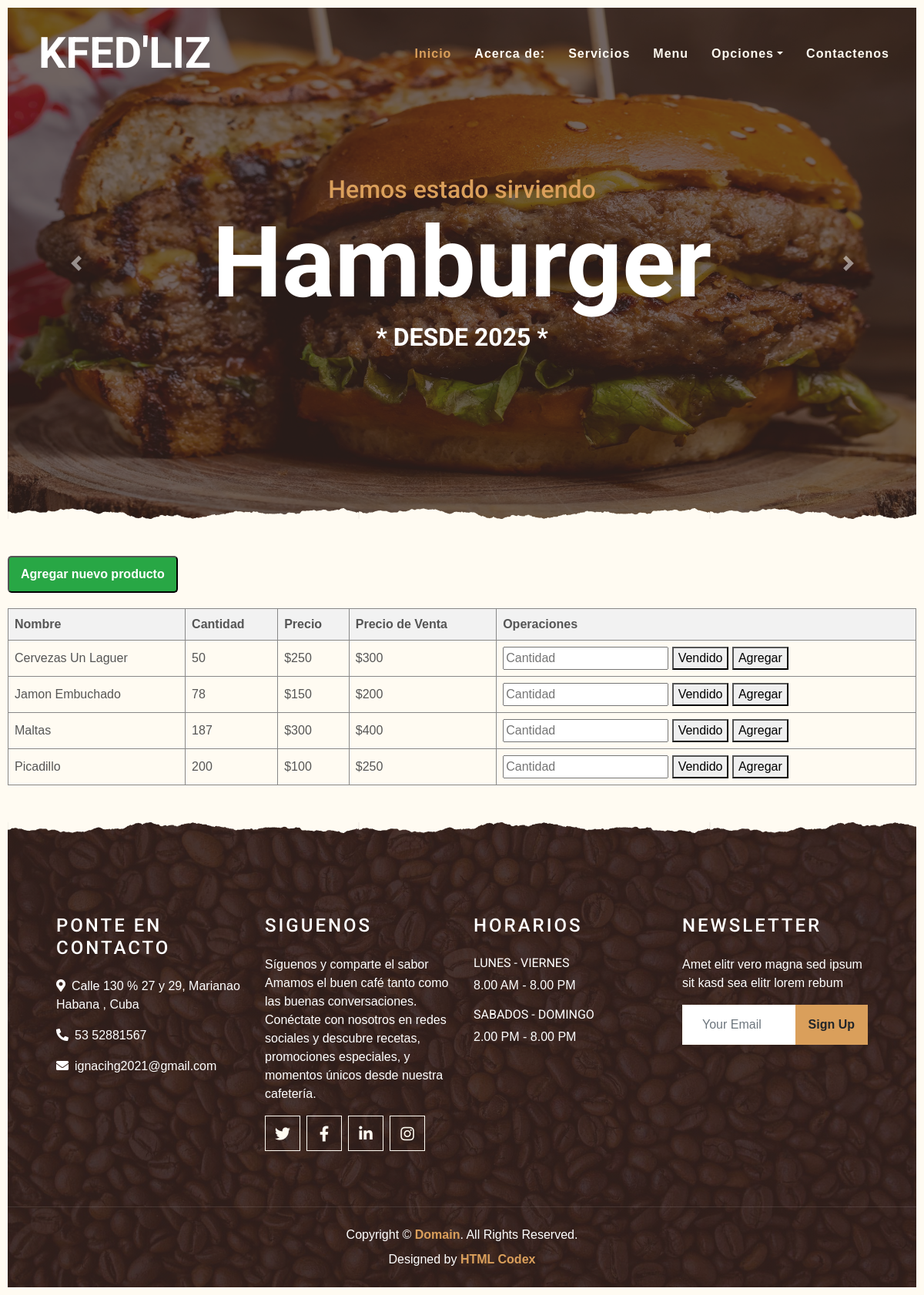
The app's page /Inventario, older data.
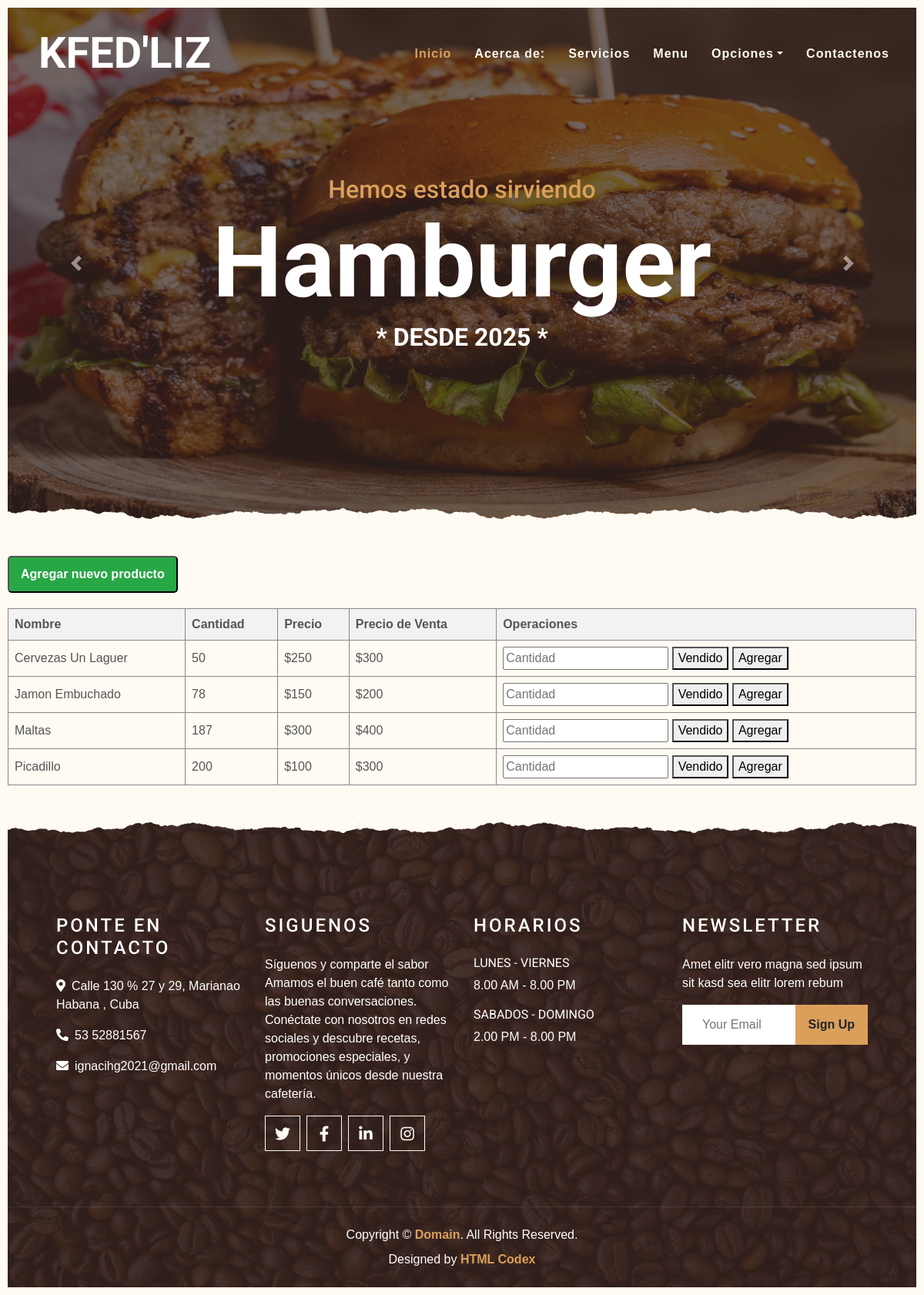
The same page, newer data.
### tables this page shows
CREATE TABLE "productos" (
	"Nombre"	TEXT NOT NULL UNIQUE,
	"id"	INTEGER NOT NULL UNIQUE,
	"Cantidad"	NUMERIC NOT NULL,
	"Unidad"	TEXT,
	"Precio"	NUMERIC NOT NULL,
	"figura"	TEXT,
	"Tipo"	TEXT,
	"Descripcion"	TEXT,
	"PrecioV"	NUMERIC NOT NULL,
	PRIMARY KEY("id")
);

### api/__init__.py (the view)
    @app.route('/Inventario')
    def inventario():
        db = get_db()
        productos = db.execute('SELECT * FROM productos').fetchall()
        return render_template('Inventario.html', productos=productos)

### api/db.py (called while the page is built)
def get_db():
    if 'db' not in g:
        g.db = sqlite3.connect(
            current_app.config['DATABASE'],
            detect_types=sqlite3.PARSE_DECLTYPES
        )
        g.db.row_factory = sqlite3.Row
    return g.db

### templates/Inventario.html (shortened to what this page needs)
{% extends 'index.html' %}
{% block contenido%}
<head>
</head>
<div style="margin-bottom: 20px;">
	 <button onclick="abrirModal()" class="btn-agregar">Agregar nuevo producto</button>
</div>
<table id="tablaProductos">
    <thead>
        <tr>
            <th>Nombre</th>
            <th>Cantidad</th>
            <th>Precio</th>
            <th>Precio de Venta</th>
            <th>Operaciones</th>
        </tr>
    </thead>
    <tbody>
        {% for producto in productos %}
        <tr>
            <td>{{ producto['nombre'] }}</td>
            <td>{{ producto['cantidad'] }}</td>
            <td>${{ producto['precio'] }}</td>
            <td>${{ producto['precioV'] }}</td>
            <td>
                <form action="/vender/{{ producto['id'] }}" method="post" style="display:inline;">
                    <input type="number" name="cantidad_vendida" min="1"  placeholder="Cantidad" required>
                    <button type="submit">Vendido</button>
                    <button type="submit" formaction="/Incremento/{{ producto['id'] }}" name="accion" value="agregar" onclick="desactivarValidacion()">Agregar</button>
                </form>
            </td>
        </tr>
        {% endfor %}
    </tbody>
</table>
{% endblock %}

### templates/index.html (shortened to what this page needs)
<!DOCTYPE html>
<html lang="en">
<head>
    <link href="https://cdnjs.cloudflare.com/ajax/libs/font-awesome/5.10.0/css/all.min.css" rel="stylesheet">
    <link href="{{ url_for('static', filename='lib/owlcarousel/assets/owl.carousel.min.css') }}" rel="stylesheet">
    <link href="{{ url_for('static', filename='lib/tempusdominus/css/tempusdominus-bootstrap-4.min.css') }}" rel="stylesheet" />
    <link rel="stylesheet" href="{{ url_for('static', filename='css/style.min.css') }}">
</head>
<body>
    <div class="container-fluid p-0 nav-bar">
        <nav class="navbar navbar-expand-lg bg-none navbar-dark py-3">
            <a href="index.html" class="navbar-brand px-lg-4 m-0">
                <h1 class="m-0 display-4 text-uppercase text-white">KfeD'Liz</h1>
            </a>
            <div class="collapse navbar-collapse justify-content-between" id="navbarCollapse">
                <div class="navbar-nav ml-auto p-4">
                    <a href="index.html" class="nav-item nav-link active">Inicio</a>
                    <a href="about.html" class="nav-item nav-link">Acerca de:</a>
                    <a href="service.html" class="nav-item nav-link">Servicios</a>
                    <a href="menu.html" class="nav-item nav-link">Menu</a>
                    <div class="nav-item dropdown">
                        <a href="#" class="nav-link dropdown-toggle" data-toggle="dropdown">Opciones</a>
                    </div>
                    <a href="contact.html" class="nav-item nav-link">Contactenos</a>
                </div>
            </div>
        </nav>
    </div>
    <div class="container-fluid p-0 mb-5">
        <div id="blog-carousel" class="carousel slide overlay-bottom" data-ride="carousel">
            <div class="carousel-inner">
                <div class="carousel-item active">
                    <img class="w-100" src="{{ url_for('static', filename='img/Hamburguezas.jpg') }}" alt="Image">
                    <div class="carousel-caption d-flex flex-column align-items-center justify-content-center">
                        <h2 class="text-primary font-weight-medium m-0">Hemos estado sirviendo</h2>
                        <h1 class="display-1 text-white m-0">Hamburger</h1>
                        <h2 class="text-white m-0">* DESDE 2025 *</h2>
                    </div>
                </div>
            </div>
            <a class="carousel-control-prev" href="#blog-carousel" data-slide="prev">
                <span class="carousel-control-prev-icon"></span>
            </a>
            <a class="carousel-control-next" href="#blog-carousel" data-slide="next">
                <span class="carousel-control-next-icon"></span>
            </a>
        </div>
    </div>
     {% block contenido%}{% endblock %}
    <div class="container-fluid footer text-white mt-5 pt-5 px-0 position-relative overlay-top">
        <div class="row mx-0 pt-5 px-sm-3 px-lg-5 mt-4">
            <div class="col-lg-3 col-md-6 mb-5">
                <h4 class="text-white text-uppercase mb-4" style="letter-spacing: 3px;">Ponte en contacto</h4>
                <p><i class="fa fa-map-marker-alt mr-2"></i>Calle 130 % 27 y 29, Marianao Habana , Cuba</p>
                <p><i class="fa fa-phone-alt mr-2"></i>53 52881567</p>
                <p class="m-0"><i class="fa fa-envelope mr-2"></i>ignacihg2021@gmail.com</p>
            </div>
            <div class="col-lg-3 col-md-6 mb-5">
                <h4 class="text-white text-uppercase mb-4" style="letter-spacing: 3px;">Siguenos</h4>
                <p>Síguenos y comparte el sabor Amamos el buen café tanto como las buenas conversaciones. Conéctate con nosotros en redes sociales y descubre recetas, promociones especiales, y momentos únicos desde nuestra cafetería.</p>
                <div class="d-flex justify-content-start">
                    <a class="btn btn-lg btn-outline-light btn-lg-square mr-2" href="#"><i class="fab fa-twitter"></i></a>
                    <a class="btn btn-lg btn-outline-light btn-lg-square mr-2" href="#"><i class="fab fa-facebook-f"></i></a>
                    <a class="btn btn-lg btn-outline-light btn-lg-square mr-2" href="#"><i class="fab fa-linkedin-in"></i></a>
                    <a class="btn btn-lg btn-outline-light btn-lg-square" href="#"><i class="fab fa-instagram"></i></a>
                </div>
            </div>
            <div class="col-lg-3 col-md-6 mb-5">
                <h4 class="text-white text-uppercase mb-4" style="letter-spacing: 3px;">Horarios</h4>
                <div>
                    <h6 class="text-white text-uppercase">Lunes - Viernes</h6>
                    <p>8.00 AM - 8.00 PM</p>
                    <h6 class="text-white text-uppercase">Sabados - Domingo</h6>
                    <p>2.00 PM - 8.00 PM</p>
                </div>
            </div>
            <div class="col-lg-3 col-md-6 mb-5">
                <h4 class="text-white text-uppercase mb-4" style="letter-spacing: 3px;">Newsletter</h4>
                <p>Amet elitr vero magna sed ipsum sit kasd sea elitr lorem rebum</p>
                <div class="w-100">
                    <div class="input-group">
                        <input type="text" class="form-control border-light" style="padding: 25px;" placeholder="Your Email">
                        <div class="input-group-append">
                            <button class="btn btn-primary font-weight-bold px-3">Sign Up</button>
                        </div>
                    </div>
                </div>
            </div>
        </div>
        <div class="container-fluid text-center text-white border-top mt-4 py-4 px-sm-3 px-md-5" style="border-color: rgba(256, 256, 256, .1) !important;">
            <p class="mb-2 text-white">Copyright &copy; <a class="font-weight-bold" href="#">Domain</a>. All Rights Reserved.</a></p>
            <p class="m-0 text-white">Designed by <a class="font-weight-bold" href="https://htmlcodex.com">HTML Codex</a></p>
        </div>
    </div>
</body>
</html>

### templates/Inventario.html (style rules this page uses)
body { font-family: Arial, sans-serif; padding: 10px; }
table { width: 100%; border-collapse: collapse; margin-top: 1em; overflow-x: auto; }
th, td { border: 1px solid #888; padding: 8px; text-align: left; }
th { background-color: #f2f2f2; }
.btn-agregar { display: inline-block; padding: 10px 15px; background-color: #28a745; color: white; text-decoration: none; border-radius: 5px; font-weight: bold; }

Row changes from the older to the newer data that the page shows:
changed productos "Picadillo": precioV "250" → "300"
